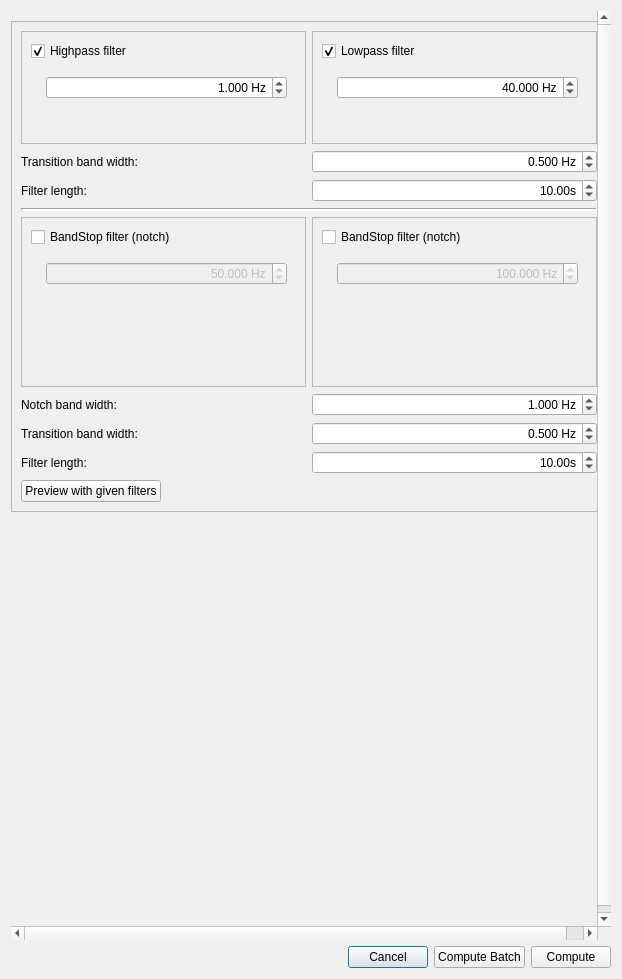
<?xml version="1.0" encoding="UTF-8"?>
<ui version="4.0">
 <class>DialogFilter</class>
 <widget class="QDialog" name="DialogFilter">
  <property name="geometry">
   <rect>
    <x>0</x>
    <y>0</y>
    <width>622</width>
    <height>979</height>
   </rect>
  </property>
  <property name="windowTitle">
   <string>Filtering</string>
  </property>
  <layout class="QGridLayout" name="gridLayout">
   <item row="2" column="0">
    <layout class="QHBoxLayout" name="horizontalLayout">
     <item>
      <spacer name="horizontalSpacer_2">
       <property name="orientation">
        <enum>Qt::Horizontal</enum>
       </property>
       <property name="sizeHint" stdset="0">
        <size>
         <width>40</width>
         <height>20</height>
        </size>
       </property>
      </spacer>
     </item>
     <item>
      <widget class="QPushButton" name="pushButtonCancel">
       <property name="text">
        <string>Cancel</string>
       </property>
      </widget>
     </item>
     <item>
      <widget class="QPushButton" name="pushButtonComputeBatch">
       <property name="text">
        <string>Compute Batch</string>
       </property>
      </widget>
     </item>
     <item>
      <widget class="QPushButton" name="pushButtonCompute">
       <property name="text">
        <string>Compute</string>
       </property>
      </widget>
     </item>
    </layout>
   </item>
   <item row="0" column="0">
    <widget class="QScrollArea" name="scrollArea">
     <property name="frameShape">
      <enum>QFrame::NoFrame</enum>
     </property>
     <property name="widgetResizable">
      <bool>true</bool>
     </property>
     <widget class="QWidget" name="scrollAreaWidgetContents">
      <property name="geometry">
       <rect>
        <x>0</x>
        <y>0</y>
        <width>604</width>
        <height>922</height>
       </rect>
      </property>
      <property name="minimumSize">
       <size>
        <width>604</width>
        <height>922</height>
       </size>
      </property>
      <widget class="QFrame" name="frameFilterSelection">
       <property name="geometry">
        <rect>
         <x>0</x>
         <y>10</y>
         <width>596</width>
         <height>491</height>
        </rect>
       </property>
       <property name="sizePolicy">
        <sizepolicy hsizetype="Preferred" vsizetype="Preferred">
         <horstretch>1</horstretch>
         <verstretch>0</verstretch>
        </sizepolicy>
       </property>
       <property name="minimumSize">
        <size>
         <width>350</width>
         <height>0</height>
        </size>
       </property>
       <property name="frameShape">
        <enum>QFrame::StyledPanel</enum>
       </property>
       <property name="frameShadow">
        <enum>QFrame::Raised</enum>
       </property>
       <property name="lineWidth">
        <number>0</number>
       </property>
       <layout class="QGridLayout" name="gridLayout_2">
        <item row="2" column="0">
         <widget class="QFrame" name="frameBandPass">
          <property name="sizePolicy">
           <sizepolicy hsizetype="Expanding" vsizetype="Preferred">
            <horstretch>0</horstretch>
            <verstretch>0</verstretch>
           </sizepolicy>
          </property>
          <property name="frameShape">
           <enum>QFrame::StyledPanel</enum>
          </property>
          <property name="frameShadow">
           <enum>QFrame::Raised</enum>
          </property>
          <layout class="QGridLayout" name="gridLayout_5">
           <item row="1" column="0">
            <widget class="QFrame" name="frame_3">
             <property name="enabled">
              <bool>true</bool>
             </property>
             <property name="frameShape">
              <enum>QFrame::NoFrame</enum>
             </property>
             <property name="frameShadow">
              <enum>QFrame::Raised</enum>
             </property>
             <layout class="QFormLayout" name="formLayout_3">
              <property name="fieldGrowthPolicy">
               <enum>QFormLayout::AllNonFixedFieldsGrow</enum>
              </property>
              <item row="0" column="1">
               <widget class="QDoubleSpinBox" name="doubleSpinBoxBandstopFreq">
                <property name="enabled">
                 <bool>false</bool>
                </property>
                <property name="alignment">
                 <set>Qt::AlignRight|Qt::AlignTrailing|Qt::AlignVCenter</set>
                </property>
                <property name="suffix">
                 <string> Hz</string>
                </property>
                <property name="decimals">
                 <number>3</number>
                </property>
                <property name="maximum">
                 <double>10000.000000000000000</double>
                </property>
                <property name="singleStep">
                 <double>1.000000000000000</double>
                </property>
                <property name="value">
                 <double>50.000000000000000</double>
                </property>
               </widget>
              </item>
             </layout>
            </widget>
           </item>
           <item row="0" column="0">
            <widget class="QCheckBox" name="checkBoxBandstop">
             <property name="text">
              <string>BandStop filter (notch)</string>
             </property>
             <property name="checked">
              <bool>false</bool>
             </property>
            </widget>
           </item>
          </layout>
         </widget>
        </item>
        <item row="2" column="1">
         <widget class="QFrame" name="frameBandStop_3">
          <property name="sizePolicy">
           <sizepolicy hsizetype="Expanding" vsizetype="Preferred">
            <horstretch>0</horstretch>
            <verstretch>0</verstretch>
           </sizepolicy>
          </property>
          <property name="frameShape">
           <enum>QFrame::StyledPanel</enum>
          </property>
          <property name="frameShadow">
           <enum>QFrame::Raised</enum>
          </property>
          <layout class="QGridLayout" name="gridLayout_7">
           <item row="1" column="0">
            <widget class="QFrame" name="frame_4">
             <property name="enabled">
              <bool>false</bool>
             </property>
             <property name="frameShape">
              <enum>QFrame::NoFrame</enum>
             </property>
             <property name="frameShadow">
              <enum>QFrame::Raised</enum>
             </property>
             <layout class="QFormLayout" name="formLayout_4">
              <property name="fieldGrowthPolicy">
               <enum>QFormLayout::AllNonFixedFieldsGrow</enum>
              </property>
              <item row="0" column="1">
               <widget class="QDoubleSpinBox" name="doubleSpinBoxBandstopFreq2">
                <property name="alignment">
                 <set>Qt::AlignRight|Qt::AlignTrailing|Qt::AlignVCenter</set>
                </property>
                <property name="suffix">
                 <string> Hz</string>
                </property>
                <property name="decimals">
                 <number>3</number>
                </property>
                <property name="maximum">
                 <double>10000.000000000000000</double>
                </property>
                <property name="singleStep">
                 <double>1.000000000000000</double>
                </property>
                <property name="value">
                 <double>100.000000000000000</double>
                </property>
               </widget>
              </item>
             </layout>
            </widget>
           </item>
           <item row="0" column="0">
            <widget class="QCheckBox" name="checkBoxBandstop2">
             <property name="text">
              <string>BandStop filter (notch)</string>
             </property>
            </widget>
           </item>
          </layout>
         </widget>
        </item>
        <item row="6" column="0">
         <layout class="QHBoxLayout" name="horizontalLayout_8">
          <item>
           <widget class="QPushButton" name="pushButtonPreview">
            <property name="enabled">
             <bool>true</bool>
            </property>
            <property name="text">
             <string>Preview with given filters</string>
            </property>
           </widget>
          </item>
          <item>
           <spacer name="horizontalSpacer">
            <property name="orientation">
             <enum>Qt::Horizontal</enum>
            </property>
            <property name="sizeHint" stdset="0">
             <size>
              <width>40</width>
              <height>20</height>
             </size>
            </property>
           </spacer>
          </item>
         </layout>
        </item>
        <item row="1" column="0" colspan="2">
         <widget class="Line" name="line">
          <property name="lineWidth">
           <number>2</number>
          </property>
          <property name="midLineWidth">
           <number>0</number>
          </property>
          <property name="orientation">
           <enum>Qt::Horizontal</enum>
          </property>
         </widget>
        </item>
        <item row="3" column="0" colspan="2">
         <layout class="QHBoxLayout" name="horizontalLayout_5">
          <item>
           <widget class="QLabel" name="labelBandStopNotchWidth">
            <property name="text">
             <string>Notch band width:</string>
            </property>
           </widget>
          </item>
          <item>
           <widget class="QDoubleSpinBox" name="doubleSpinBoxBandstopWidth">
            <property name="alignment">
             <set>Qt::AlignRight|Qt::AlignTrailing|Qt::AlignVCenter</set>
            </property>
            <property name="suffix">
             <string> Hz</string>
            </property>
            <property name="decimals">
             <number>3</number>
            </property>
            <property name="maximum">
             <double>10000.000000000000000</double>
            </property>
            <property name="singleStep">
             <double>1.000000000000000</double>
            </property>
            <property name="value">
             <double>1.000000000000000</double>
            </property>
           </widget>
          </item>
         </layout>
        </item>
        <item row="4" column="0" colspan="2">
         <layout class="QHBoxLayout" name="horizontalLayout_7">
          <item>
           <widget class="QLabel" name="labelTransBw">
            <property name="text">
             <string>Transition band width:</string>
            </property>
           </widget>
          </item>
          <item>
           <widget class="QDoubleSpinBox" name="doubleSpinBoxNotchTransBw">
            <property name="alignment">
             <set>Qt::AlignRight|Qt::AlignTrailing|Qt::AlignVCenter</set>
            </property>
            <property name="suffix">
             <string> Hz</string>
            </property>
            <property name="decimals">
             <number>3</number>
            </property>
            <property name="minimum">
             <double>0.100000000000000</double>
            </property>
            <property name="singleStep">
             <double>0.100000000000000</double>
            </property>
            <property name="value">
             <double>0.500000000000000</double>
            </property>
           </widget>
          </item>
         </layout>
        </item>
        <item row="5" column="0" colspan="2">
         <layout class="QHBoxLayout" name="horizontalLayout_6">
          <item>
           <widget class="QLabel" name="labelBandstopFilterLength">
            <property name="text">
             <string>Filter length:</string>
            </property>
           </widget>
          </item>
          <item>
           <widget class="QDoubleSpinBox" name="doubleSpinBoxBandStopLength">
            <property name="alignment">
             <set>Qt::AlignRight|Qt::AlignTrailing|Qt::AlignVCenter</set>
            </property>
            <property name="suffix">
             <string>s</string>
            </property>
            <property name="singleStep">
             <double>0.100000000000000</double>
            </property>
            <property name="value">
             <double>10.000000000000000</double>
            </property>
           </widget>
          </item>
         </layout>
        </item>
        <item row="0" column="0" colspan="2">
         <layout class="QVBoxLayout" name="verticalLayout">
          <item>
           <layout class="QHBoxLayout" name="horizontalLayout_2">
            <item>
             <widget class="QFrame" name="frameHighpass">
              <property name="frameShape">
               <enum>QFrame::StyledPanel</enum>
              </property>
              <property name="frameShadow">
               <enum>QFrame::Raised</enum>
              </property>
              <layout class="QGridLayout" name="gridLayout_4">
               <item row="1" column="0">
                <widget class="QFrame" name="frame_2">
                 <property name="enabled">
                  <bool>true</bool>
                 </property>
                 <property name="frameShape">
                  <enum>QFrame::NoFrame</enum>
                 </property>
                 <property name="frameShadow">
                  <enum>QFrame::Raised</enum>
                 </property>
                 <layout class="QFormLayout" name="formLayout_2">
                  <property name="fieldGrowthPolicy">
                   <enum>QFormLayout::AllNonFixedFieldsGrow</enum>
                  </property>
                  <item row="0" column="1">
                   <widget class="QDoubleSpinBox" name="doubleSpinBoxHighpassCutoff">
                    <property name="sizePolicy">
                     <sizepolicy hsizetype="Minimum" vsizetype="Fixed">
                      <horstretch>0</horstretch>
                      <verstretch>0</verstretch>
                     </sizepolicy>
                    </property>
                    <property name="alignment">
                     <set>Qt::AlignRight|Qt::AlignTrailing|Qt::AlignVCenter</set>
                    </property>
                    <property name="suffix">
                     <string> Hz</string>
                    </property>
                    <property name="decimals">
                     <number>3</number>
                    </property>
                    <property name="maximum">
                     <double>1000000000.000000000000000</double>
                    </property>
                    <property name="singleStep">
                     <double>1.000000000000000</double>
                    </property>
                    <property name="value">
                     <double>1.000000000000000</double>
                    </property>
                   </widget>
                  </item>
                 </layout>
                </widget>
               </item>
               <item row="0" column="0">
                <widget class="QCheckBox" name="checkBoxHighpass">
                 <property name="text">
                  <string>Highpass filter</string>
                 </property>
                 <property name="checked">
                  <bool>true</bool>
                 </property>
                </widget>
               </item>
              </layout>
             </widget>
            </item>
            <item>
             <widget class="QFrame" name="frameLowpass">
              <property name="frameShape">
               <enum>QFrame::StyledPanel</enum>
              </property>
              <property name="frameShadow">
               <enum>QFrame::Raised</enum>
              </property>
              <layout class="QGridLayout" name="gridLayout_3">
               <item row="1" column="0">
                <widget class="QFrame" name="frame">
                 <property name="enabled">
                  <bool>true</bool>
                 </property>
                 <property name="frameShape">
                  <enum>QFrame::NoFrame</enum>
                 </property>
                 <property name="frameShadow">
                  <enum>QFrame::Raised</enum>
                 </property>
                 <layout class="QFormLayout" name="formLayout">
                  <property name="fieldGrowthPolicy">
                   <enum>QFormLayout::AllNonFixedFieldsGrow</enum>
                  </property>
                  <item row="0" column="1">
                   <widget class="QDoubleSpinBox" name="doubleSpinBoxLowpassCutoff">
                    <property name="sizePolicy">
                     <sizepolicy hsizetype="Minimum" vsizetype="Fixed">
                      <horstretch>0</horstretch>
                      <verstretch>0</verstretch>
                     </sizepolicy>
                    </property>
                    <property name="alignment">
                     <set>Qt::AlignRight|Qt::AlignTrailing|Qt::AlignVCenter</set>
                    </property>
                    <property name="suffix">
                     <string> Hz</string>
                    </property>
                    <property name="decimals">
                     <number>3</number>
                    </property>
                    <property name="maximum">
                     <double>10000.000000000000000</double>
                    </property>
                    <property name="singleStep">
                     <double>1.000000000000000</double>
                    </property>
                    <property name="value">
                     <double>40.000000000000000</double>
                    </property>
                   </widget>
                  </item>
                 </layout>
                </widget>
               </item>
               <item row="0" column="0">
                <widget class="QCheckBox" name="checkBoxLowpass">
                 <property name="text">
                  <string>Lowpass filter</string>
                 </property>
                 <property name="checked">
                  <bool>true</bool>
                 </property>
                </widget>
               </item>
              </layout>
             </widget>
            </item>
           </layout>
          </item>
          <item>
           <layout class="QHBoxLayout" name="horizontalLayout_4">
            <item>
             <widget class="QLabel" name="labelTransitionWidth">
              <property name="text">
               <string>Transition band width:</string>
              </property>
             </widget>
            </item>
            <item>
             <widget class="QDoubleSpinBox" name="doubleSpinBoxTransBandwidth">
              <property name="alignment">
               <set>Qt::AlignRight|Qt::AlignTrailing|Qt::AlignVCenter</set>
              </property>
              <property name="suffix">
               <string> Hz</string>
              </property>
              <property name="decimals">
               <number>3</number>
              </property>
              <property name="maximum">
               <double>10000.000000000000000</double>
              </property>
              <property name="singleStep">
               <double>0.100000000000000</double>
              </property>
              <property name="value">
               <double>0.500000000000000</double>
              </property>
             </widget>
            </item>
           </layout>
          </item>
          <item>
           <layout class="QHBoxLayout" name="horizontalLayout_3">
            <item>
             <widget class="QLabel" name="labelFilterLength">
              <property name="text">
               <string>Filter length:</string>
              </property>
             </widget>
            </item>
            <item>
             <widget class="QDoubleSpinBox" name="doubleSpinBoxLength">
              <property name="alignment">
               <set>Qt::AlignRight|Qt::AlignTrailing|Qt::AlignVCenter</set>
              </property>
              <property name="suffix">
               <string>s</string>
              </property>
              <property name="singleStep">
               <double>0.100000000000000</double>
              </property>
              <property name="value">
               <double>10.000000000000000</double>
              </property>
             </widget>
            </item>
           </layout>
          </item>
         </layout>
        </item>
       </layout>
      </widget>
      <widget class="QWidget" name="widget" native="true">
       <property name="geometry">
        <rect>
         <x>9</x>
         <y>510</y>
         <width>301</width>
         <height>371</height>
        </rect>
       </property>
      </widget>
     </widget>
    </widget>
   </item>
  </layout>
 </widget>
 <tabstops>
  <tabstop>checkBoxLowpass</tabstop>
  <tabstop>doubleSpinBoxLowpassCutoff</tabstop>
  <tabstop>checkBoxHighpass</tabstop>
  <tabstop>doubleSpinBoxHighpassCutoff</tabstop>
  <tabstop>checkBoxBandstop</tabstop>
  <tabstop>doubleSpinBoxBandstopFreq</tabstop>
  <tabstop>checkBoxBandstop2</tabstop>
  <tabstop>doubleSpinBoxBandstopFreq2</tabstop>
 </tabstops>
 <resources/>
 <connections>
  <connection>
   <sender>checkBoxBandstop2</sender>
   <signal>toggled(bool)</signal>
   <receiver>frame_4</receiver>
   <slot>setEnabled(bool)</slot>
   <hints>
    <hint type="sourcelabel">
     <x>584</x>
     <y>268</y>
    </hint>
    <hint type="destinationlabel">
     <x>584</x>
     <y>327</y>
    </hint>
   </hints>
  </connection>
  <connection>
   <sender>checkBoxHighpass</sender>
   <signal>toggled(bool)</signal>
   <receiver>frame_2</receiver>
   <slot>setEnabled(bool)</slot>
   <hints>
    <hint type="sourcelabel">
     <x>204</x>
     <y>56</y>
    </hint>
    <hint type="destinationlabel">
     <x>208</x>
     <y>113</y>
    </hint>
   </hints>
  </connection>
  <connection>
   <sender>checkBoxLowpass</sender>
   <signal>toggled(bool)</signal>
   <receiver>frame</receiver>
   <slot>setEnabled(bool)</slot>
   <hints>
    <hint type="sourcelabel">
     <x>403</x>
     <y>56</y>
    </hint>
    <hint type="destinationlabel">
     <x>424</x>
     <y>113</y>
    </hint>
   </hints>
  </connection>
  <connection>
   <sender>pushButtonCompute</sender>
   <signal>clicked()</signal>
   <receiver>DialogFilter</receiver>
   <slot>accept()</slot>
   <hints>
    <hint type="sourcelabel">
     <x>611</x>
     <y>968</y>
    </hint>
    <hint type="destinationlabel">
     <x>505</x>
     <y>244</y>
    </hint>
   </hints>
  </connection>
  <connection>
   <sender>pushButtonCancel</sender>
   <signal>clicked()</signal>
   <receiver>DialogFilter</receiver>
   <slot>reject()</slot>
   <hints>
    <hint type="sourcelabel">
     <x>395</x>
     <y>968</y>
    </hint>
    <hint type="destinationlabel">
     <x>508</x>
     <y>180</y>
    </hint>
   </hints>
  </connection>
  <connection>
   <sender>pushButtonComputeBatch</sender>
   <signal>clicked()</signal>
   <receiver>DialogFilter</receiver>
   <slot>acceptBatch()</slot>
   <hints>
    <hint type="sourcelabel">
     <x>520</x>
     <y>968</y>
    </hint>
    <hint type="destinationlabel">
     <x>332</x>
     <y>6</y>
    </hint>
   </hints>
  </connection>
  <connection>
   <sender>checkBoxBandstop</sender>
   <signal>toggled(bool)</signal>
   <receiver>doubleSpinBoxBandstopFreq</receiver>
   <slot>setEnabled(bool)</slot>
   <hints>
    <hint type="sourcelabel">
     <x>105</x>
     <y>258</y>
    </hint>
    <hint type="destinationlabel">
     <x>137</x>
     <y>298</y>
    </hint>
   </hints>
  </connection>
 </connections>
 <slots>
  <slot>acceptBatch()</slot>
 </slots>
</ui>
